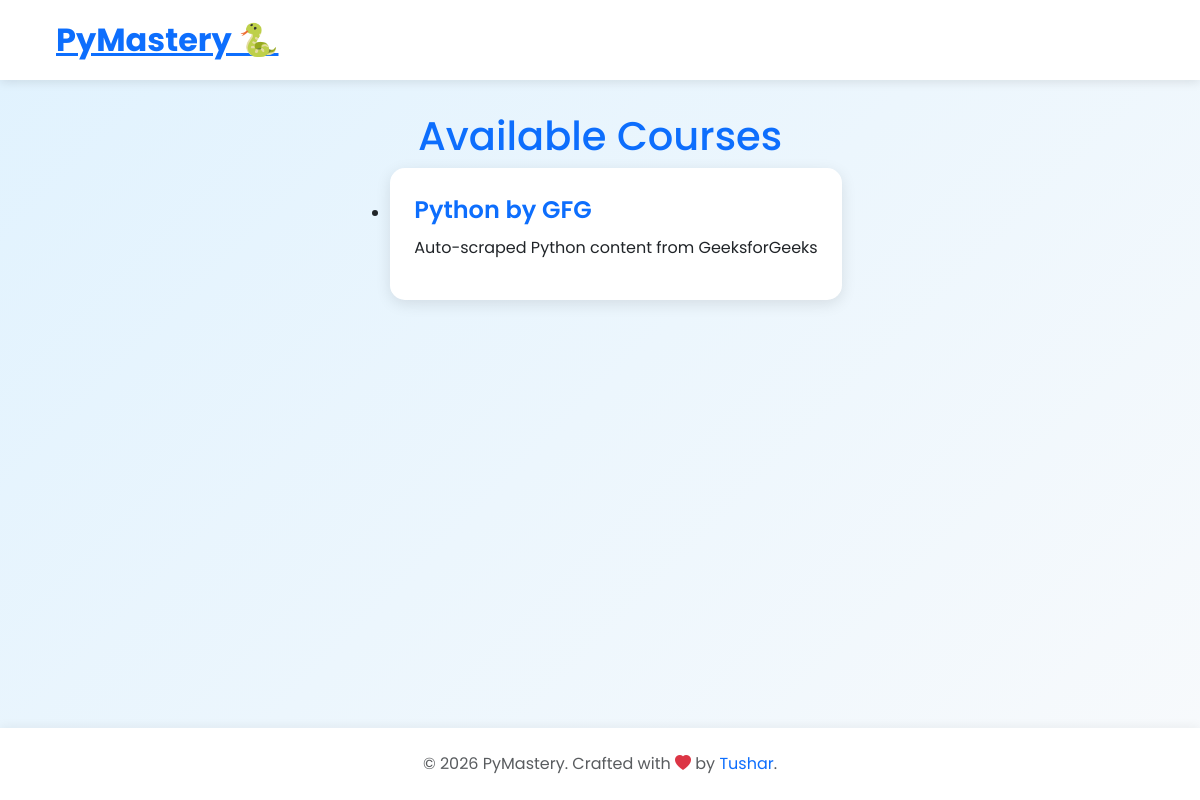
Page /courses/ on the committed database.
### core/models.py (models this page shows, shortened)
class Course(models.Model):
    title = models.CharField(max_length=200)
    description = models.TextField()
    created_at = models.DateTimeField(auto_now_add=True)

### core/views.py (the view)
# urls.py: path('courses/', views.course_list, name='course_list'),
def course_list(request):
    courses = Course.objects.all()
    return render(request, 'core/course_list.html', {'courses': courses})

### core/templates/core/course_list.html (shortened to what this page needs)
{% load static %}
<!DOCTYPE html>
<html lang="en" class="scroll-smooth">
<head>
    <link href="https://cdn.jsdelivr.net/npm/bootstrap@5.3.0/dist/css/bootstrap.min.css" rel="stylesheet" />
    <link href="https://cdn.jsdelivr.net/npm/bootstrap-icons@1.10.5/font/bootstrap-icons.css" rel="stylesheet" />
</head>
<body>
    <header>
        <div class="max-w-4xl mx-auto px-4">
            <a href="{% url 'home' %}">PyMastery 🐍</a>
        </div>
    </header>
    <main>
        <h1 class="text-4xl font-extrabold mb-8 text-center text-primary fade-in">Available Courses</h1>
        {% if courses %}
            <ul class="space-y-6 fade-in">
                {% for course in courses %}
                    <li class="course-card position-relative" data-bs-toggle="tooltip" title="Click to view lessons in {{ course.title }}">
                        <a href="{% url 'lesson_list' course.id %}">{{ course.title }}</a>
                        <p class="mt-2 text-gray-600">{{ course.description }}</p>
                    </li>
                {% endfor %}
            </ul>
        {% else %}
            <p class="text-center text-muted italic fade-in">No courses available at the moment. Please check back later.</p>
        {% endif %}
    </main>
    <footer class="text-center py-4">
    <p class="mb-0 text-muted">
      © {% now "Y" %} PyMastery. Crafted with <i class="bi bi-heart-fill text-danger"></i> by
      <a href="https://github.com/tushar-kumar-9354" target="_blank" rel="noopener" class="text-decoration-none text-primary">Tushar</a>.
    </p>
  </footer>
</body>
</html>

### core/templates/core/course_list.html (style rules this page uses)
body { background: linear-gradient(135deg, #e0f2fe 0%, #f8fafc 100%); min-height: 100vh; font-family: 'Poppins', sans-serif; display: flex; flex-direction: column; }
header { background: #ffffff; box-shadow: 0 2px 10px rgba(0, 0, 0, 0.1); padding: 1rem 2rem; }
header a { color: #0d6efd; font-weight: 700; font-size: 2rem; transition: color 0.3s ease; }
main { flex: 1; max-width: 900px; margin: 2rem auto 4rem auto; padding: 0 1rem; }
.course-card { background: #ffffff; border-radius: 15px; box-shadow: 0 4px 15px rgba(0, 0, 0, 0.1); padding: 1.5rem; transition: all 0.3s ease; position: relative; }
.course-card a { color: #0d6efd; font-weight: 600; font-size: 1.5rem; text-decoration: none; }
footer { text-align: center; padding: 1rem; background: #ffffff; box-shadow: 0 -2px 10px rgba(0, 0, 0, 0.05); color: #6b7280; }
.fade-in { animation: fadeIn 0.8s ease forwards; }

### rows in the picture
Course: title "Python by GFG", description "Auto-scraped Python content from GeeksforGeeks"
